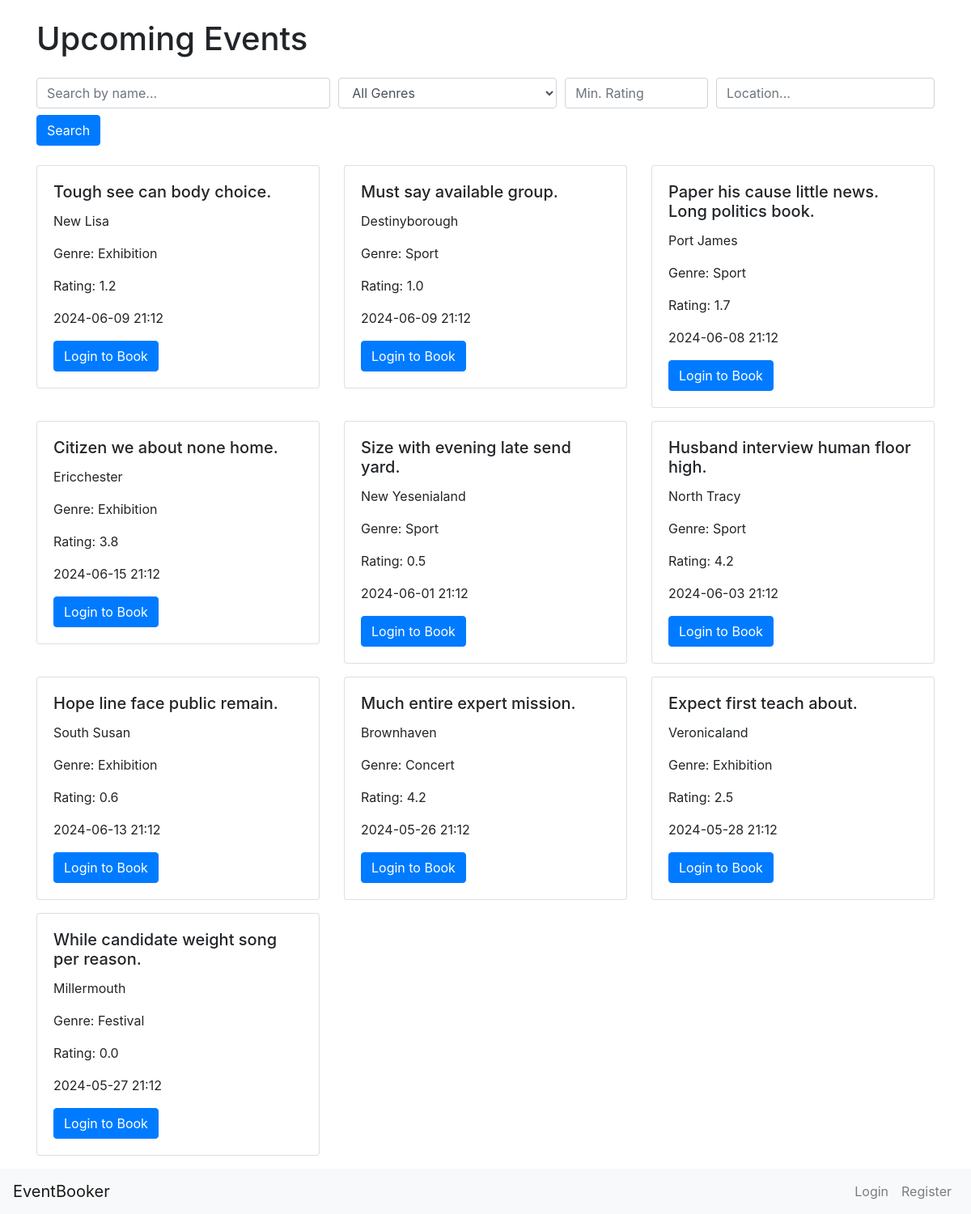
Page /home on the earlier database version.
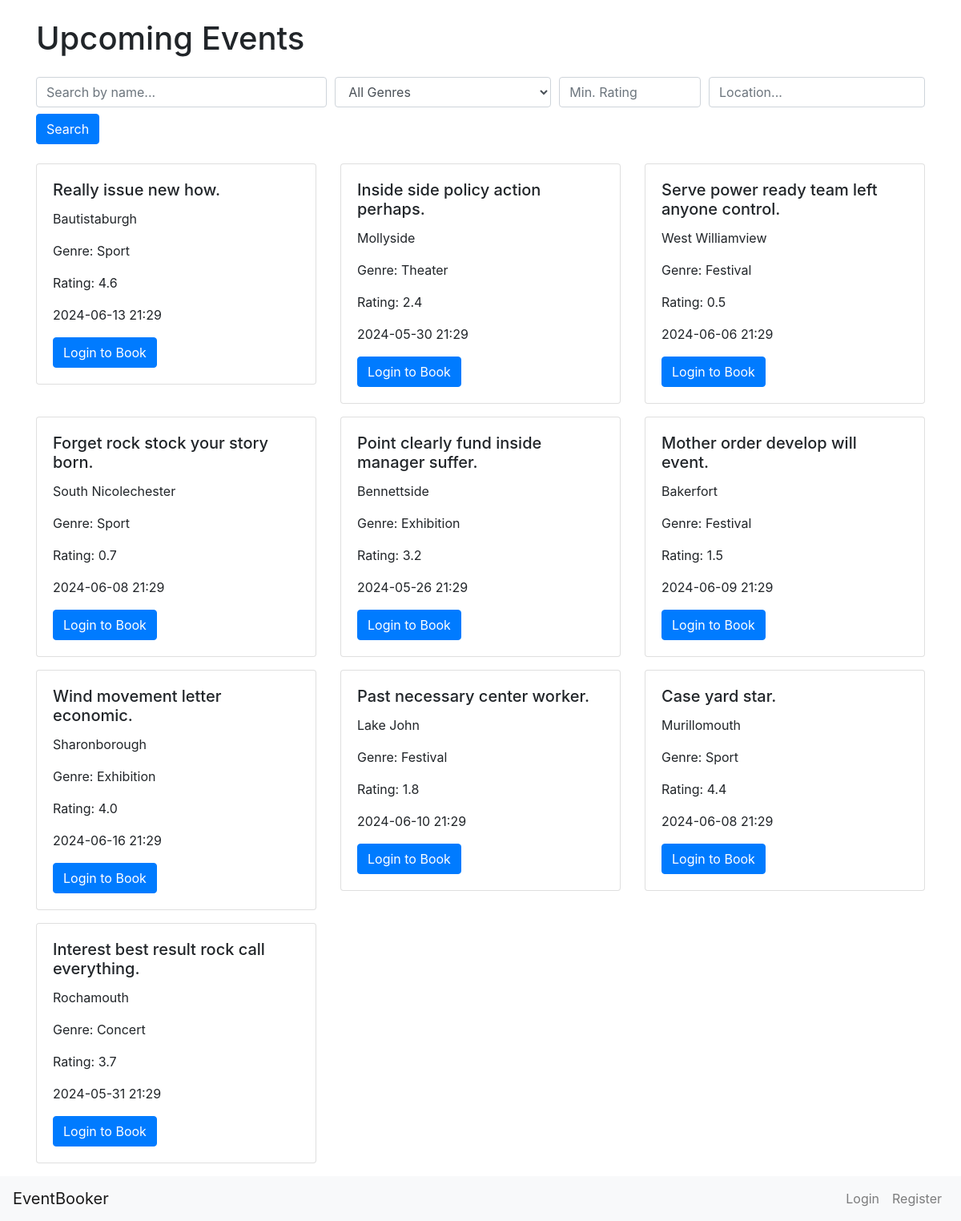
Same page on the later database version.
### app/models.py (models this page shows)
class Event(db.Model):
    id = db.Column(db.Integer, primary_key=True)
    name = db.Column(db.String(100), nullable=False)
    location = db.Column(db.String(100), nullable=False)
    date = db.Column(db.DateTime, nullable=False)
    genre = db.Column(db.String(50))
    rating = db.Column(db.Float, default=0.0)
    bookings = db.relationship('Booking', backref='event', lazy=True, cascade='all, delete-orphan')

### app/routes.py (the view)
@app.route('/')
@app.route('/home')
def home() -> str:
    if current_user.is_authenticated:
        user_preferences = current_user.preferences.split(',') if current_user.preferences else []
        preferred_events = Event.query.filter(Event.genre.in_(user_preferences)).all()
        other_events = Event.query.filter(Event.genre.notin_(user_preferences)).all()
        events = preferred_events + other_events
    else:
        events = Event.query.all()
    return render_template('home.html', events=events)

### app/templates/home.html (shortened to what this page needs)
{% extends 'base.html' %}
{% block content %}
<div class="container mt-4">
    <h1 class="mb-4">Upcoming Events</h1>
        <form method="GET" action="{{ url_for('search') }}" class="mb-4">
            <div class="form-row">
                <div class="col-md-4">
                    <input type="text" class="form-control" name="query" placeholder="Search by name..." value="{{ query }}">
                </div>
                <div class="col-md-3">
                    <select class="form-control" name="genre">
                        <option value="">All Genres</option>
                    </select>
                </div>
                <div class="col-md-2">
                    <input type="number" class="form-control" name="min_rating" min="0" max="5" step="0.1" placeholder="Min. Rating" value="{{ min_rating }}">
                </div>
                <div class="col-md-3">
                    <input type="text" class="form-control" name="location" placeholder="Location..." value="{{ location }}">
                </div>
            </div>
            <button type="submit" class="btn btn-primary mt-2">Search</button>
        </form>
    <div class="row">
        {% for event in events %}
        <div class="col-md-4 mb-3">
            <div class="card">
                <div class="card-body">
                    <h5 class="card-title">{{ event.name }}</h5>
                    <p class="card-text">{{ event.location }}</p>
                    <p class="card-text">Genre: {{ event.genre }}</p>
                    <p class="card-text">Rating: {{ event.rating }}</p>
                    <p class="card-text">{{ event.date.strftime('%Y-%m-%d %H:%M') }}</p>
                    {% if current_user.is_authenticated %}
                        {% set booking = current_user.bookings|selectattr('event_id', '==', event.id)|first %}
                        {% if booking %}
                            {% if not booking.is_paid %}
                                <a href="{{ url_for('payment', booking_id=booking.id) }}" class="btn btn-success">Pay</a>
                            {% endif %}
                        {% else %}
                            <a href="{{ url_for('book', event_id=event.id) }}" class="btn btn-primary">Book Now</a>
                        {% endif %}
                    {% else %}
                        <a href="{{ url_for('login') }}" class="btn btn-primary">Login to Book</a>
                    {% endif %}
                </div>
            </div>
        </div>
        {% endfor %}
    </div>
</div>
{% endblock %}

### app/templates/base.html (shortened to what this page needs)
<!DOCTYPE html>
<html lang="en">
<head>
    <link href="https://stackpath.bootstrapcdn.com/bootstrap/4.5.2/css/bootstrap.min.css" rel="stylesheet">
</head>
<body>
    {% block content %}{% endblock %}
</body>
<nav class="navbar navbar-expand-lg navbar-light bg-light">
    <a class="navbar-brand" href="{{ url_for('home') }}">EventBooker</a>
    <div class="collapse navbar-collapse" id="navbarNav">
        <ul class="navbar-nav ml-auto">
            {% if current_user.is_authenticated %}
                <li class="nav-item">
                    <a class="nav-link" href="{{ url_for('bookings') }}">My Bookings</a>
                </li>
                <li class="nav-item">
                    <a class="nav-link" href="{{ url_for('logout') }}">Logout</a>
                </li>
                <li class="nav-item">
                    <a class="nav-link" href="{{ url_for('events_delete') }}">Events delete</a>
                <li class="nav-item">
                    <a class="nav-link" href="{{ url_for('generate_events') }}">Events generate</a>
                </li>
                <li class="nav-item">
                    <a class="nav-link">Hello, {{ current_user.username }}</a>
                </li>
            {% else %}
                <li class="nav-item">
                    <a class="nav-link" href="{{ url_for('login') }}">Login</a>
                </li>
                <li class="nav-item">
                    <a class="nav-link" href="{{ url_for('register') }}">Register</a>
                </li>
            {% endif %}
        </ul>
    </div>
  </nav>
</html>

Differences in the rows shown:
removed Event: name "Tough see can body choice.", location "New Lisa", genre "Exhibition", rating "1.2", date "2024-06-09 21:12"
removed Event: name "Must say available group.", location "Destinyborough", genre "Sport", rating "1.0", date "2024-06-09 21:12"
removed Event: name "Paper his cause little news. Long politics book.", location "Port James", genre "Sport", rating "1.7", date "2024-06-08 21:12"
removed Event: name "Size with evening late send yard.", location "New Yesenialand", genre "Sport", rating "0.5", date "2024-06-01 21:12"
removed Event: name "Husband interview human floor high.", location "North Tracy", genre "Sport", rating "4.2", date "2024-06-03 21:12"
removed Event: name "Much entire expert mission.", location "Brownhaven", genre "Concert", rating "4.2", date "2024-05-26 21:12"
removed Event: name "Expect first teach about.", location "Veronicaland", genre "Exhibition", rating "2.5", date "2024-05-28 21:12"
added Event: name "Really issue new how.", location "Bautistaburgh", genre "Sport", rating "4.6", date "2024-06-13 21:29"
added Event: name "Inside side policy action perhaps.", location "Mollyside", genre "Theater", rating "2.4", date "2024-05-30 21:29"
added Event: name "Serve power ready team left anyone control.", location "West Williamview", genre "Festival", rating "0.5", date "2024-06-06 21:29"
changed Event: name "Citizen we about none home." → "Forget rock stock your story born."; location "Ericchester" → "South Nicolechester"; genre "Exhibition" → "Sport"; rating "3.8" → "0.7"; date "2024-06-15 21:12" → "2024-06-08 21:29"
added Event: name "Point clearly fund inside manager suffer.", location "Bennettside", genre "Exhibition", rating "3.2", date "2024-05-26 21:29"
added Event: name "Mother order develop will event.", location "Bakerfort", genre "Festival", rating "1.5", date "2024-06-09 21:29"
changed Event: name "Hope line face public remain." → "Wind movement letter economic."; location "South Susan" → "Sharonborough"; rating "0.6" → "4.0"; date "2024-06-13 21:12" → "2024-06-16 21:29"
added Event: name "Past necessary center worker.", location "Lake John", genre "Festival", rating "1.8", date "2024-06-10 21:29"
added Event: name "Case yard star.", location "Murillomouth", genre "Sport", rating "4.4", date "2024-06-08 21:29"
changed Event: name "While candidate weight song per reason." → "Interest best result rock call everything."; location "Millermouth" → "Rochamouth"; genre "Festival" → "Concert"; rating "0.0" → "3.7"; date "2024-05-27 21:12" → "2024-05-31 21:29"
